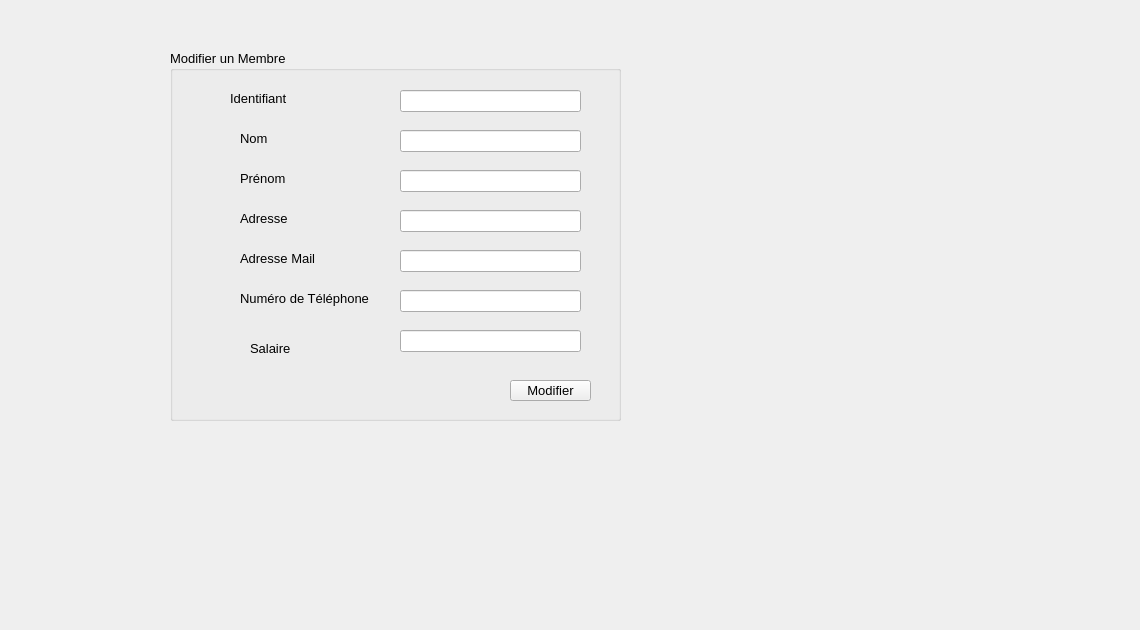
      <widget class="QWidget" name="tab_6">
       <attribute name="title">
        <string>Modifier</string>
       </attribute>
       <widget class="QPushButton" name="pushButton">
        <property name="geometry">
         <rect>
          <x>510</x>
          <y>380</y>
          <width>81</width>
          <height>21</height>
         </rect>
        </property>
        <property name="font">
         <font>
          <family>MS Shell Dlg 2</family>
          <pointsize>10</pointsize>
          <weight>50</weight>
          <bold>false</bold>
         </font>
        </property>
        <property name="text">
         <string>Modifier</string>
        </property>
       </widget>
       <widget class="QLabel" name="label_10">
        <property name="geometry">
         <rect>
          <x>230</x>
          <y>90</y>
          <width>91</width>
          <height>16</height>
         </rect>
        </property>
        <property name="font">
         <font>
          <family>MS Shell Dlg 2</family>
          <pointsize>10</pointsize>
          <weight>50</weight>
          <bold>false</bold>
         </font>
        </property>
        <property name="text">
         <string>Identifiant</string>
        </property>
       </widget>
       <widget class="QLabel" name="label_11">
        <property name="geometry">
         <rect>
          <x>240</x>
          <y>130</y>
          <width>91</width>
          <height>16</height>
         </rect>
        </property>
        <property name="font">
         <font>
          <family>MS Shell Dlg 2</family>
          <pointsize>10</pointsize>
          <weight>50</weight>
          <bold>false</bold>
         </font>
        </property>
        <property name="text">
         <string>Nom</string>
        </property>
       </widget>
       <widget class="QLabel" name="label_12">
        <property name="geometry">
         <rect>
          <x>240</x>
          <y>170</y>
          <width>91</width>
          <height>16</height>
         </rect>
        </property>
        <property name="font">
         <font>
          <family>MS Shell Dlg 2</family>
          <pointsize>10</pointsize>
          <weight>50</weight>
          <bold>false</bold>
         </font>
        </property>
        <property name="text">
         <string>Prénom</string>
        </property>
       </widget>
       <widget class="QLabel" name="label_13">
        <property name="geometry">
         <rect>
          <x>240</x>
          <y>290</y>
          <width>131</width>
          <height>16</height>
         </rect>
        </property>
        <property name="font">
         <font>
          <family>MS Shell Dlg 2</family>
          <pointsize>10</pointsize>
          <weight>50</weight>
          <bold>false</bold>
         </font>
        </property>
        <property name="text">
         <string>Numéro de Téléphone</string>
        </property>
       </widget>
       <widget class="QLabel" name="label_14">
        <property name="geometry">
         <rect>
          <x>240</x>
          <y>210</y>
          <width>91</width>
          <height>16</height>
         </rect>
        </property>
        <property name="font">
         <font>
          <family>MS Shell Dlg 2</family>
          <pointsize>10</pointsize>
          <weight>50</weight>
          <bold>false</bold>
         </font>
        </property>
        <property name="text">
         <string>Adresse</string>
        </property>
       </widget>
       <widget class="QLabel" name="label_15">
        <property name="geometry">
         <rect>
          <x>240</x>
          <y>250</y>
          <width>91</width>
          <height>16</height>
         </rect>
        </property>
        <property name="font">
         <font>
          <family>MS Shell Dlg 2</family>
          <pointsize>10</pointsize>
          <weight>50</weight>
          <bold>false</bold>
         </font>
        </property>
        <property name="text">
         <string>Adresse Mail</string>
        </property>
       </widget>
       <widget class="QLabel" name="label_16">
        <property name="geometry">
         <rect>
          <x>250</x>
          <y>340</y>
          <width>91</width>
          <height>16</height>
         </rect>
        </property>
        <property name="font">
         <font>
          <family>MS Shell Dlg 2</family>
          <pointsize>10</pointsize>
          <weight>50</weight>
          <bold>false</bold>
         </font>
        </property>
        <property name="text">
         <string>Salaire</string>
        </property>
       </widget>
       <widget class="QLineEdit" name="lineEdit_6">
        <property name="geometry">
         <rect>
          <x>400</x>
          <y>90</y>
          <width>181</width>
          <height>22</height>
         </rect>
        </property>
       </widget>
       <widget class="QLineEdit" name="lineEdit_7">
        <property name="geometry">
         <rect>
          <x>400</x>
          <y>130</y>
          <width>181</width>
          <height>22</height>
         </rect>
        </property>
       </widget>
       <widget class="QLineEdit" name="lineEdit_8">
        <property name="geometry">
         <rect>
          <x>400</x>
          <y>170</y>
          <width>181</width>
          <height>22</height>
         </rect>
        </property>
       </widget>
       <widget class="QLineEdit" name="lineEdit_9">
        <property name="geometry">
         <rect>
          <x>400</x>
          <y>210</y>
          <width>181</width>
          <height>22</height>
         </rect>
        </property>
       </widget>
       <widget class="QLineEdit" name="lineEdit_10">
        <property name="geometry">
         <rect>
          <x>400</x>
          <y>250</y>
          <width>181</width>
          <height>22</height>
         </rect>
        </property>
       </widget>
       <widget class="QLineEdit" name="lineEdit_11">
        <property name="geometry">
         <rect>
          <x>400</x>
          <y>290</y>
          <width>181</width>
          <height>22</height>
         </rect>
        </property>
       </widget>
       <widget class="QLineEdit" name="lineEdit_12">
        <property name="geometry">
         <rect>
          <x>400</x>
          <y>330</y>
          <width>181</width>
          <height>22</height>
         </rect>
        </property>
       </widget>
       <widget class="QLabel" name="label_19">
        <property name="geometry">
         <rect>
          <x>-70</x>
          <y>-20</y>
          <width>1131</width>
          <height>621</height>
         </rect>
        </property>
        <property name="styleSheet">
         <string notr="true">background-image: url(:/gris.jpg);</string>
        </property>
        <property name="text">
         <string/>
        </property>
       </widget>
       <widget class="QGroupBox" name="groupBox_2">
        <property name="geometry">
         <rect>
          <x>170</x>
          <y>50</y>
          <width>451</width>
          <height>371</height>
         </rect>
        </property>
        <property name="font">
         <font>
          <pointsize>10</pointsize>
         </font>
        </property>
        <property name="title">
         <string>Modifier un Membre</string>
        </property>
       </widget>
       <zorder>label_19</zorder>
       <zorder>groupBox_2</zorder>
       <zorder>pushButton</zorder>
       <zorder>label_10</zorder>
       <zorder>label_11</zorder>
       <zorder>label_12</zorder>
       <zorder>label_13</zorder>
       <zorder>label_14</zorder>
       <zorder>label_15</zorder>
       <zorder>label_16</zorder>
       <zorder>lineEdit_6</zorder>
       <zorder>lineEdit_7</zorder>
       <zorder>lineEdit_8</zorder>
       <zorder>lineEdit_9</zorder>
       <zorder>lineEdit_10</zorder>
       <zorder>lineEdit_11</zorder>
       <zorder>lineEdit_12</zorder>
      </widget>
